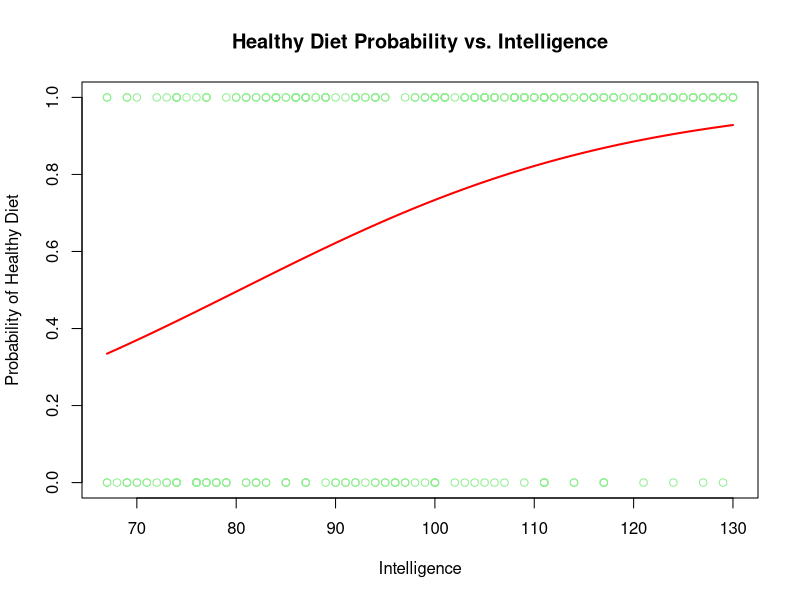
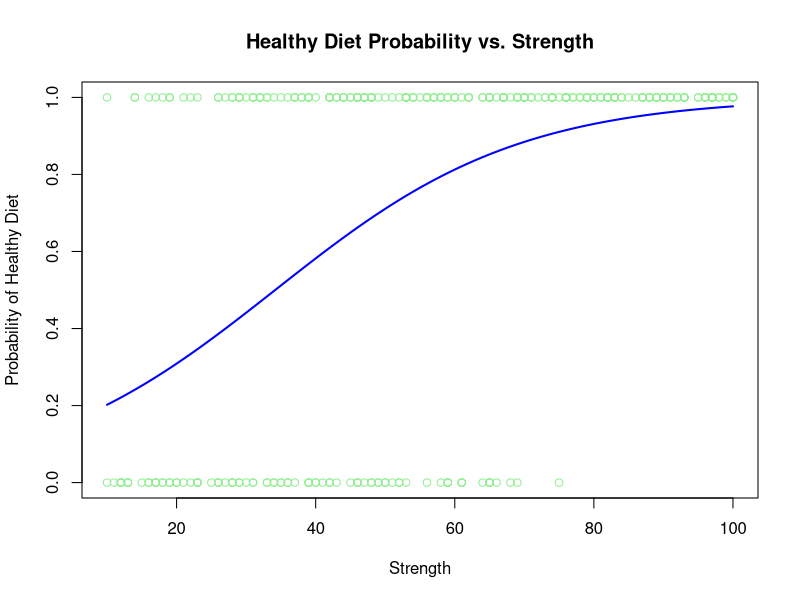

Write R code to recreate these figures, in order.
library(openxlsx)

#set.seed(42)

#amount <- 300

#age <- sample(20:84, amount, replace = TRUE)

#intelligence <- sample(67:130, amount, replace = TRUE)

#strength <- sample(10:100, amount, replace = TRUE)

#healthy_diet_probability <- ifelse((intelligence*0.5 + strength * 0.53 > 75) | (age > 65), 1, 0)

#DATA_TABLE <- data.frame(age, intelligence, strength, healthy_diet_probability)

#write.csv(DATA_TABLE, file = "logistic.csv")

DATA_TABLE <- read.csv("logistic.csv") 

summary(DATA_TABLE)
  

base_model <- glm(healthy_diet_probability ~ age + intelligence + strength, data = DATA_TABLE, family = "binomial")

summary(base_model)
  

modelIntelligence <- glm(healthy_diet_probability ~ intelligence, data = DATA_TABLE, family = "binomial")
modelIntelligence_df <- data.frame(intelligence = seq(min(DATA_TABLE$intelligence), max(DATA_TABLE$intelligence), len = 300))
modelIntelligence_df$healthy_diet_probability <- predict(modelIntelligence, modelIntelligence_df, type = "response")
  

plot(healthy_diet_probability ~ intelligence, data = DATA_TABLE, col = "lightgreen",
       main = "Healthy Diet Probability vs. Intelligence",
       xlab = "Intelligence",
       ylab = "Probability of Healthy Diet")
  lines(modelIntelligence_df$intelligence, modelIntelligence_df$healthy_diet_probability, lwd = 2, col = "red")
  

modelStrength <- glm(healthy_diet_probability ~ strength, data = DATA_TABLE, family = "binomial")
modelStrength_df <- data.frame(strength = seq(min(DATA_TABLE$strength), max(DATA_TABLE$strength), len = 300))
modelStrength_df$healthy_diet_probability <- predict(modelStrength, modelStrength_df, type = "response")
  
 
plot(healthy_diet_probability ~ strength, data = DATA_TABLE, col = "lightgreen",
       main = "Healthy Diet Probability vs. Strength",
       xlab = "Strength",
       ylab = "Probability of Healthy Diet")
  lines(modelStrength_df$strength, modelStrength_df$healthy_diet_probability, lwd = 2, col = "blue")